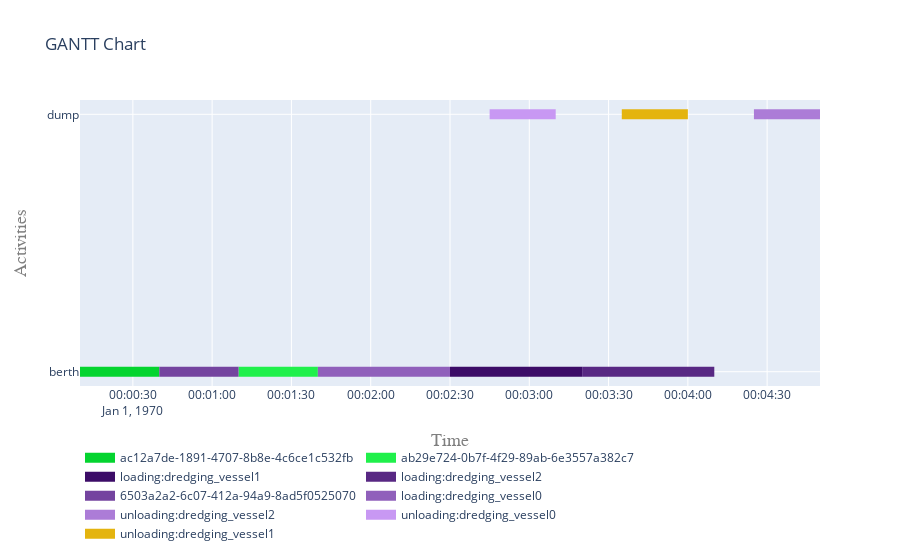

Notebook code cell kept with this figure:
### Code cell
fig = plot.get_gantt_chart(
    [berth, dump, dredging_vessel],
    id_map=[*activities_dredging_vessel.values()]
)

### Figure 1 — Plotly figure (JSON) as saved in the notebook; plotly's stock layout.template omitted (floating-point values rounded to 4 significant figures)
{"data": [{"connectgaps": false, "hoverinfo": "y+name", "line": {"color": "rgb(4,212,47)", "width": 10}, "mode": "lines", "name": "ac12a7de-1891-4707-8b8e-4c6ce1c532fb", "type": "scatter", "x": ["1970-01-01T00:00:10", "1970-01-01T00:00:10", "1970-01-01T00:00:40", "1970-01-01T00:00:40", "1970-01-01T00:00:40"], "y": ["berth", "berth", "berth", "berth", null]}, {"connectgaps": false, "hoverinfo": "y+name", "line": {"color": "rgb(32,240,75)", "width": 10}, "mode": "lines", "name": "ab29e724-0b7f-4f29-89ab-6e3557a382c7", "type": "scatter", "x": ["1970-01-01T00:01:10", "1970-01-01T00:01:10", "1970-01-01T00:01:40", "1970-01-01T00:01:40", "1970-01-01T00:01:40"], "y": ["berth", "berth", "berth", "berth", null]}, {"connectgaps": false, "hoverinfo": "y+name", "line": {"color": "rgb(60,12,103)", "width": 10}, "mode": "lines", "name": "loading:dredging_vessel1", "type": "scatter", "x": ["1970-01-01T00:02:30", "1970-01-01T00:02:30", "1970-01-01T00:03:20", "1970-01-01T00:03:20", "1970-01-01T00:03:20"], "y": ["berth", "berth", "berth", "berth", null]}, {"connectgaps": false, "hoverinfo": "y+name", "line": {"color": "rgb(88,40,131)", "width": 10}, "mode": "lines", "name": "loading:dredging_vessel2", "type": "scatter", "x": ["1970-01-01T00:03:20", "1970-01-01T00:03:20", "1970-01-01T00:04:10", "1970-01-01T00:04:10", "1970-01-01T00:04:10"], "y": ["berth", "berth", "berth", "berth", null]}, {"connectgaps": false, "hoverinfo": "y+name", "line": {"color": "rgb(116,68,159)", "width": 10}, "mode": "lines", "name": "6503a2a2-6c07-412a-94a9-8ad5f0525070", "type": "scatter", "x": ["1970-01-01T00:00:40", "1970-01-01T00:00:40", "1970-01-01T00:01:10", "1970-01-01T00:01:10", "1970-01-01T00:01:10"], "y": ["berth", "berth", "berth", "berth", null]}, {"connectgaps": false, "hoverinfo": "y+name", "line": {"color": "rgb(144,96,187)", "width": 10}, "mode": "lines", "name": "loading:dredging_vessel0", "type": "scatter", "x": ["1970-01-01T00:01:40", "1970-01-01T00:01:40", "1970-01-01T00:02:30", "1970-01-01T00:02:30", "1970-01-01T00:02:30"], "y": ["berth", "berth", "berth", "berth", null]}, {"connectgaps": false, "hoverinfo": "y+name", "line": {"color": "rgb(172,124,215)", "width": 10}, "mode": "lines", "name": "unloading:dredging_vessel2", "type": "scatter", "x": ["1970-01-01T00:04:25", "1970-01-01T00:04:25", "1970-01-01T00:04:50", "1970-01-01T00:04:50", "1970-01-01T00:04:50"], "y": ["dump", "dump", "dump", "dump", null]}, {"connectgaps": false, "hoverinfo": "y+name", "line": {"color": "rgb(200,152,243)", "width": 10}, "mode": "lines", "name": "unloading:dredging_vessel0", "type": "scatter", "x": ["1970-01-01T00:02:45", "1970-01-01T00:02:45", "1970-01-01T00:03:10", "1970-01-01T00:03:10", "1970-01-01T00:03:10"], "y": ["dump", "dump", "dump", "dump", null]}, {"connectgaps": false, "hoverinfo": "y+name", "line": {"color": "rgb(228,180,15)", "width": 10}, "mode": "lines", "name": "unloading:dredging_vessel1", "type": "scatter", "x": ["1970-01-01T00:03:35", "1970-01-01T00:03:35", "1970-01-01T00:04:00", "1970-01-01T00:04:00", "1970-01-01T00:04:00"], "y": ["dump", "dump", "dump", "dump", null]}], "layout": {"hovermode": "closest", "legend": {"orientation": "h", "x": 0, "y": -0.2}, "title": {"text": "GANTT Chart"}, "xaxis": {"range": ["1970-01-01T00:00:10", "1970-01-01T00:04:50"], "title": {"font": {"color": "#7f7f7f", "family": "Courier New, monospace", "size": 18}, "text": "Time"}}, "yaxis": {"title": {"font": {"color": "#7f7f7f", "family": "Courier New, monospace", "size": 18}, "text": "Activities"}}}}
